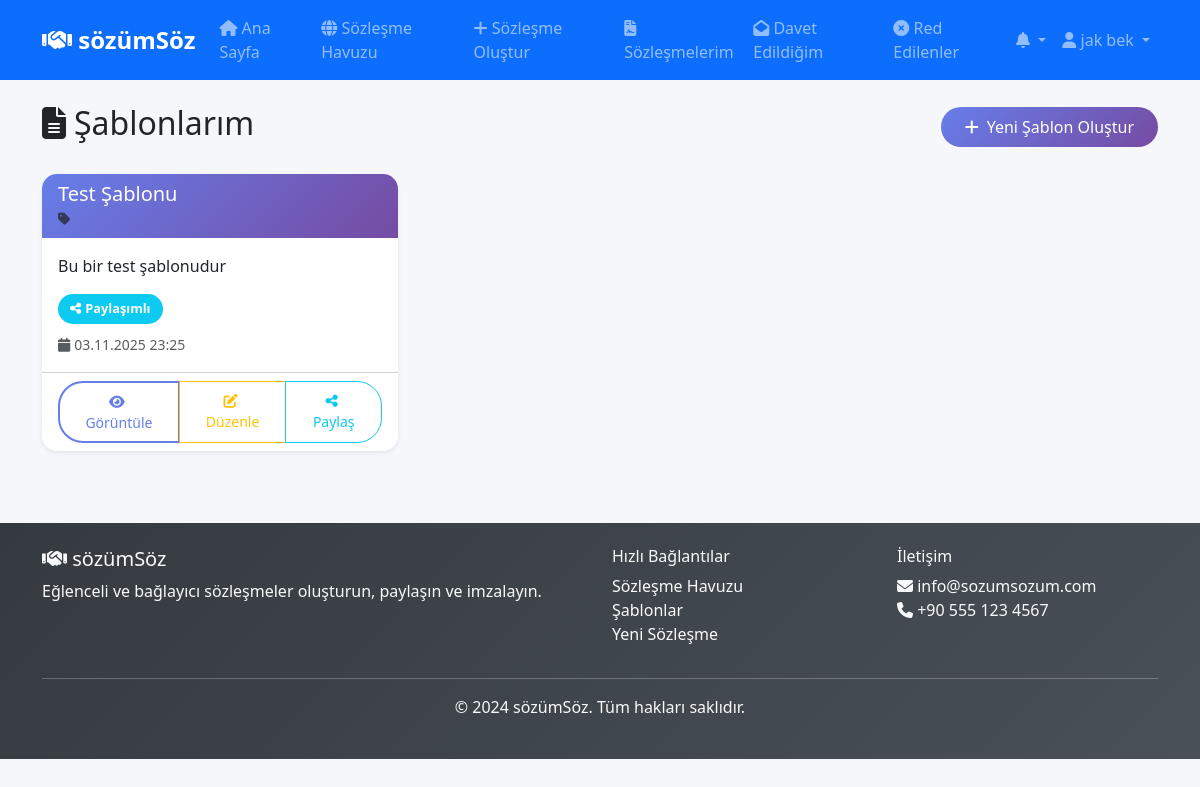
The page /my-templates/ (signed in) on the database its author committed.
### contracts/models.py (models this page shows, shortened)
class ContractTemplate(models.Model):
    title = models.CharField(max_length=200, verbose_name="Şablon Başlığı")
    content = models.TextField(verbose_name="Şablon İçeriği")
    description = models.TextField(blank=True, null=True, verbose_name="Açıklama")
    creator = models.ForeignKey(User, on_delete=models.CASCADE, related_name='created_templates', verbose_name="Oluşturan", null=True, blank=True)
    category = models.CharField(max_length=100, blank=True, null=True, verbose_name="Kategori")
    tags = models.CharField(max_length=500, blank=True, null=True, verbose_name="Etiketler", help_text="Virgülle ayırın")
    is_active = models.BooleanField(default=True, verbose_name="Aktif")
    is_public = models.BooleanField(default=False, verbose_name="Herkese Açık")
    usage_count = models.PositiveIntegerField(default=0, verbose_name="Kullanım Sayısı")
    is_shareable = models.BooleanField(default=False, verbose_name="Paylaşılabilir")
    share_code = models.CharField(max_length=50, unique=True, null=True, blank=True, verbose_name="Paylaşım Kodu")
    share_expires_at = models.DateTimeField(null=True, blank=True, verbose_name="Paylaşım Bitiş Tarihi")
    created_at = models.DateTimeField(auto_now_add=True)
    updated_at = models.DateTimeField(auto_now=True)
    class Meta:
        verbose_name = "Sözleşme Şablonu"
        verbose_name_plural = "Sözleşme Şablonları"
        ordering = ['-created_at']

### contracts/views.py (the view)
# urls.py: path('my-templates/', views.my_templates, name='my_templates'),
@login_required
def my_templates(request):
    templates = ContractTemplate.objects.filter(
        creator=request.user
    ).order_by('-created_at')
    context = {
        'templates': templates,
        'page_title': 'Şablonlarım'
    }
    return render(request, 'contracts/my_templates.html', context)

### templates/contracts/my_templates.html (shortened to what this page needs)
{% extends 'base.html' %}
{% load static %}
{% block content %}
<div class="container mt-4">
    <div class="row">
        <div class="col-12">
            <div class="d-flex justify-content-between align-items-center mb-4">
                <h2><i class="fas fa-file-alt me-2"></i>{{ page_title }}</h2>
                <a href="{% url 'contracts:template_create' %}" class="btn btn-primary">
                    <i class="fas fa-plus me-2"></i>Yeni Şablon Oluştur
                </a>
            </div>
            {% if templates %}
                <div class="row">
                    {% for template in templates %}
                        <div class="col-md-6 col-lg-4 mb-4">
                            <div class="card h-100 shadow-sm">
                                <div class="card-header bg-light">
                                    <h5 class="card-title mb-0">{{ template.title }}</h5>
                                    <small class="text-muted">
                                        <i class="fas fa-tag me-1"></i>{{ template.get_template_type_display }}
                                    </small>
                                </div>
                                <div class="card-body">
                                    <p class="card-text">{{ template.description|truncatewords:20 }}</p>
                                    <div class="mb-2">
                                        <span class="badge bg-{% if template.visibility == 'private' %}secondary{% elif template.visibility == 'public' %}success{% else %}info{% endif %}">
                                            {% if template.visibility == 'private' %}
                                                <i class="fas fa-lock me-1"></i>Gizli
                                            {% elif template.visibility == 'public' %}
                                                <i class="fas fa-globe me-1"></i>Halka Açık
                                            {% else %}
                                                <i class="fas fa-share-alt me-1"></i>Paylaşımlı
                                            {% endif %}
                                        </span>
                                    </div>
                                    <small class="text-muted">
                                        <i class="fas fa-calendar me-1"></i>{{ template.created_at|date:"d.m.Y H:i" }}
                                    </small>
                                </div>
                                <div class="card-footer bg-transparent">
                                    <div class="btn-group w-100" role="group">
                                        <a href="{% url 'contracts:template_detail' template.pk %}" class="btn btn-outline-primary btn-sm">
                                            <i class="fas fa-eye me-1"></i>Görüntüle
                                        </a>
                                        <a href="{% url 'contracts:template_edit' template.pk %}" class="btn btn-outline-warning btn-sm">
                                            <i class="fas fa-edit me-1"></i>Düzenle
                                        </a>
                                        <a href="{% url 'contracts:template_share' template.pk %}" class="btn btn-outline-info btn-sm">
                                            <i class="fas fa-share-alt me-1"></i>Paylaş
                                        </a>
                                    </div>
                                </div>
                            </div>
                        </div>
                    {% endfor %}
                </div>
            {% endif %}
        </div>
    </div>
</div>
{% endblock %}

### templates/base.html (shortened to what this page needs)
{% load static %}
<!DOCTYPE html>
<html lang="tr">
<head>
    <link href="https://cdn.jsdelivr.net/npm/bootstrap@5.3.0/dist/css/bootstrap.min.css" rel="stylesheet">
    <link rel="stylesheet" href="https://cdnjs.cloudflare.com/ajax/libs/font-awesome/6.4.0/css/all.min.css">
    <link rel="stylesheet" href="{% static 'css/style.css' %}">
</head>
    <body {% if user.is_authenticated %}data-user-authenticated="true"{% endif %}>
    <nav class="navbar navbar-expand-lg navbar-dark bg-primary">
        <div class="container">
            <a class="navbar-brand" href="{% url 'contracts:home' %}">
                <i class="fas fa-handshake"></i> sözümSöz
            </a>
            <div class="collapse navbar-collapse" id="navbarNav">
                <ul class="navbar-nav me-auto">
                    <li class="nav-item">
                        <a class="nav-link" href="{% url 'contracts:home' %}">
                            <i class="fas fa-home"></i> Ana Sayfa
                        </a>
                    </li>
                    <li class="nav-item">
                        <a class="nav-link" href="{% url 'contracts:contract_pool' %}">
                            <i class="fas fa-globe"></i> Sözleşme Havuzu
                        </a>
                    </li>
                    {% if user.is_authenticated %}
                        <li class="nav-item">
                            <a class="nav-link" href="{% url 'contracts:contract_create' %}">
                                <i class="fas fa-plus"></i> Sözleşme Oluştur
                            </a>
                        </li>
                        <li class="nav-item">
                            <a class="nav-link" href="{% url 'contracts:my_contracts' %}">
                                <i class="fas fa-file-contract"></i> Sözleşmelerim
                            </a>
                        </li>
                        <li class="nav-item">
                            <a class="nav-link" href="{% url 'contracts:invited_contracts' %}">
                                <i class="fas fa-envelope-open"></i> Davet Edildiğim
                            </a>
                        </li>
                        <li class="nav-item">
                            <a class="nav-link position-relative" href="{% url 'contracts:declined_contracts' %}">
                                <i class="fas fa-times-circle"></i> Red Edilenler
                            </a>
                        </li>
                    {% endif %}
                </ul>
                <ul class="navbar-nav">
                    {% if user.is_authenticated %}
                        <li class="nav-item dropdown">
                            <a class="nav-link dropdown-toggle position-relative" href="#" id="notificationDropdown" role="button" data-bs-toggle="dropdown">
                                <i class="fas fa-bell"></i>
                            </a>
                        </li>
                        <li class="nav-item dropdown">
                            <a class="nav-link dropdown-toggle" href="#" id="userDropdown" role="button" data-bs-toggle="dropdown">
                                <i class="fas fa-user"></i> {{ user.get_full_name|default:user.username }}
                            </a>
                        </li>
                    {% endif %}
                </ul>
            </div>
        </div>
    </nav>
    <main class="flex-grow-1">
        {% block content %}{% endblock %}
    </main>
    <footer class="bg-dark text-light py-4 mt-5">
        <div class="container">
            <div class="row">
                <div class="col-md-6">
                    <h5><i class="fas fa-handshake"></i> sözümSöz</h5>
                    <p>Eğlenceli ve bağlayıcı sözleşmeler oluşturun, paylaşın ve imzalayın.</p>
                </div>
                <div class="col-md-3">
                    <h6>Hızlı Bağlantılar</h6>
                    <ul class="list-unstyled">
                        <li><a href="{% url 'contracts:contract_pool' %}" class="text-light">Sözleşme Havuzu</a></li>
                        <li><a href="{% url 'contracts:contract_templates' %}" class="text-light">Şablonlar</a></li>
                        {% if user.is_authenticated %}
                            <li><a href="{% url 'contracts:contract_create' %}" class="text-light">Yeni Sözleşme</a></li>
                        {% endif %}
                    </ul>
                </div>
                <div class="col-md-3">
                    <h6>İletişim</h6>
                    <ul class="list-unstyled">
                        <li><i class="fas fa-envelope"></i> info@sozumsozum.com</li>
                        <li><i class="fas fa-phone"></i> +90 555 123 4567</li>
                    </ul>
                </div>
            </div>
            <hr>
            <div class="text-center">
                <p>&copy; 2024 sözümSöz. Tüm hakları saklıdır.</p>
            </div>
        </div>
    </footer>
</body>
</html>

### static/css/style.css (style rules this page uses)
:root { --primary-color: #667eea; --secondary-color: #764ba2; --success-color: #28a745; --warning-color: #ffc107; --danger-color: #dc3545; --info-color: #17a2b8; --light-color: #f8f9fa; --dark-color: #343a40; }
body { font-family: 'Segoe UI', Tahoma, Geneva, Verdana, sans-serif; background-color: #f5f7fa; }
.navbar-brand { font-weight: bold; font-size: 1.5rem; }
.card { border: none; border-radius: 15px; box-shadow: 0 4px 15px rgba(0, 0, 0, 0.1); transition: transform 0.3s ease, box-shadow 0.3s ease; }
.card-header { background: linear-gradient(135deg, var(--primary-color), var(--secondary-color)); color: white; border-radius: 15px 15px 0 0 !important; border: none; }
.btn { border-radius: 25px; padding: 0.5rem 1.5rem; font-weight: 500; transition: all 0.3s ease; }
.btn-primary { background: linear-gradient(135deg, var(--primary-color), var(--secondary-color)); border: none; }
.btn-outline-primary { border: 2px solid var(--primary-color); color: var(--primary-color); }
.badge { font-size: 0.8rem; padding: 0.5rem 0.75rem; border-radius: 20px; }
footer { background: linear-gradient(135deg, var(--dark-color), #495057); margin-top: auto; }
a { color: var(--primary-color); text-decoration: none; transition: color 0.3s ease; }

### rows shown on the page
ContractTemplate: title "Test Şablonu", description "Bu bir test şablonudur", created_at "03.11.2025 23:25"

### other values the page prints
{{ user.get_full_name|default:user.username }} "jak bek"
{{ page_title }} "Şablonlarım"
